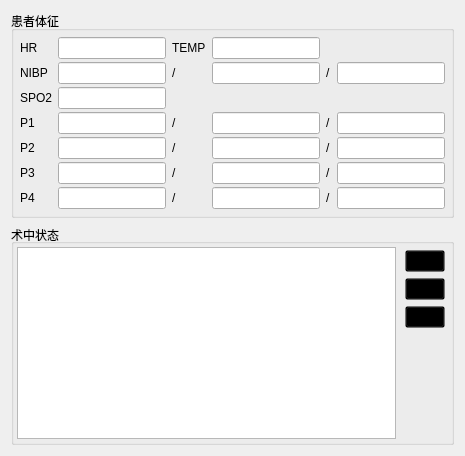
           <widget class="QWidget" name="tab_5">
            <attribute name="title">
             <string>术中状态</string>
            </attribute>
            <layout class="QVBoxLayout" name="verticalLayout_4" stretch="0,0">
             <item>
              <widget class="QGroupBox" name="groupBox_13">
               <property name="title">
                <string>患者体征</string>
               </property>
               <layout class="QGridLayout" name="gridLayout_3">
                <property name="leftMargin">
                 <number>6</number>
                </property>
                <property name="topMargin">
                 <number>6</number>
                </property>
                <property name="rightMargin">
                 <number>6</number>
                </property>
                <property name="bottomMargin">
                 <number>6</number>
                </property>
                <property name="horizontalSpacing">
                 <number>6</number>
                </property>
                <property name="verticalSpacing">
                 <number>3</number>
                </property>
                <item row="2" column="0">
                 <widget class="QLabel" name="label_8">
                  <property name="text">
                   <string>SPO2</string>
                  </property>
                 </widget>
                </item>
                <item row="1" column="5">
                 <widget class="QLabel" name="label_36">
                  <property name="text">
                   <string>/</string>
                  </property>
                 </widget>
                </item>
                <item row="0" column="3">
                 <widget class="QLabel" name="label_25">
                  <property name="text">
                   <string>TEMP</string>
                  </property>
                 </widget>
                </item>
                <item row="6" column="2">
                 <widget class="QLineEdit" name="m_lineP41"/>
                </item>
                <item row="5" column="3">
                 <widget class="QLabel" name="label_27">
                  <property name="text">
                   <string>/</string>
                  </property>
                 </widget>
                </item>
                <item row="5" column="5">
                 <widget class="QLabel" name="label_32">
                  <property name="text">
                   <string>/</string>
                  </property>
                 </widget>
                </item>
                <item row="4" column="2">
                 <widget class="QLineEdit" name="m_lineP21"/>
                </item>
                <item row="5" column="2">
                 <widget class="QLineEdit" name="m_lineP31"/>
                </item>
                <item row="5" column="6">
                 <widget class="QLineEdit" name="m_lineP33"/>
                </item>
                <item row="3" column="5">
                 <widget class="QLabel" name="label_30">
                  <property name="text">
                   <string>/</string>
                  </property>
                 </widget>
                </item>
                <item row="0" column="2">
                 <widget class="QLineEdit" name="m_lineHR"/>
                </item>
                <item row="0" column="0">
                 <widget class="QLabel" name="label_5">
                  <property name="text">
                   <string>HR</string>
                  </property>
                 </widget>
                </item>
                <item row="3" column="6">
                 <widget class="QLineEdit" name="m_lineP13"/>
                </item>
                <item row="5" column="0">
                 <widget class="QLabel" name="label_14">
                  <property name="text">
                   <string>P3</string>
                  </property>
                 </widget>
                </item>
                <item row="6" column="0">
                 <widget class="QLabel" name="label_7">
                  <property name="text">
                   <string>P4</string>
                  </property>
                 </widget>
                </item>
                <item row="5" column="4">
                 <widget class="QLineEdit" name="m_lineP32"/>
                </item>
                <item row="2" column="2">
                 <widget class="QLineEdit" name="m_lineSPO2"/>
                </item>
                <item row="1" column="6">
                 <widget class="QLineEdit" name="m_lineNIBP3"/>
                </item>
                <item row="4" column="0">
                 <widget class="QLabel" name="label_24">
                  <property name="text">
                   <string>P2</string>
                  </property>
                 </widget>
                </item>
                <item row="6" column="6">
                 <widget class="QLineEdit" name="m_lineP43"/>
                </item>
                <item row="1" column="0">
                 <widget class="QLabel" name="label_9">
                  <property name="text">
                   <string>NIBP</string>
                  </property>
                 </widget>
                </item>
                <item row="4" column="4">
                 <widget class="QLineEdit" name="m_lineP22"/>
                </item>
                <item row="4" column="6">
                 <widget class="QLineEdit" name="m_lineP23"/>
                </item>
                <item row="3" column="0">
                 <widget class="QLabel" name="label_15">
                  <property name="text">
                   <string>P1</string>
                  </property>
                 </widget>
                </item>
                <item row="4" column="3">
                 <widget class="QLabel" name="label_28">
                  <property name="text">
                   <string>/</string>
                  </property>
                 </widget>
                </item>
                <item row="4" column="5">
                 <widget class="QLabel" name="label_31">
                  <property name="text">
                   <string>/</string>
                  </property>
                 </widget>
                </item>
                <item row="1" column="3">
                 <widget class="QLabel" name="label_35">
                  <property name="text">
                   <string>/</string>
                  </property>
                 </widget>
                </item>
                <item row="6" column="5">
                 <widget class="QLabel" name="label_34">
                  <property name="text">
                   <string>/</string>
                  </property>
                 </widget>
                </item>
                <item row="6" column="3">
                 <widget class="QLabel" name="label_26">
                  <property name="text">
                   <string>/</string>
                  </property>
                 </widget>
                </item>
                <item row="6" column="4">
                 <widget class="QLineEdit" name="m_lineP42"/>
                </item>
                <item row="3" column="4">
                 <widget class="QLineEdit" name="m_lineP12"/>
                </item>
                <item row="3" column="3">
                 <widget class="QLabel" name="label_29">
                  <property name="font">
                   <font>
                    <weight>50</weight>
                    <italic>false</italic>
                    <bold>false</bold>
                   </font>
                  </property>
                  <property name="text">
                   <string>/</string>
                  </property>
                 </widget>
                </item>
                <item row="1" column="4">
                 <widget class="QLineEdit" name="m_lineNIBP2"/>
                </item>
                <item row="1" column="2">
                 <widget class="QLineEdit" name="m_lineNIBP1"/>
                </item>
                <item row="3" column="2">
                 <widget class="QLineEdit" name="m_lineP11"/>
                </item>
                <item row="0" column="4">
                 <widget class="QLineEdit" name="m_lineTEMP"/>
                </item>
               </layout>
              </widget>
             </item>
             <item>
              <widget class="QGroupBox" name="groupBox_14">
               <property name="title">
                <string>术中状态</string>
               </property>
               <property name="alignment">
                <set>Qt::AlignLeading|Qt::AlignLeft|Qt::AlignVCenter</set>
               </property>
               <property name="flat">
                <bool>false</bool>
               </property>
               <property name="checkable">
                <bool>false</bool>
               </property>
               <layout class="QHBoxLayout" name="horizontalLayout_13">
                <property name="leftMargin">
                 <number>3</number>
                </property>
                <property name="topMargin">
                 <number>3</number>
                </property>
                <property name="rightMargin">
                 <number>3</number>
                </property>
                <property name="bottomMargin">
                 <number>3</number>
                </property>
                <item>
                 <widget class="QListWidget" name="m_lstwSZZT">
                  <property name="sizePolicy">
                   <sizepolicy hsizetype="Expanding" vsizetype="Expanding">
                    <horstretch>0</horstretch>
                    <verstretch>0</verstretch>
                   </sizepolicy>
                  </property>
                 </widget>
                </item>
                <item>
                 <layout class="QVBoxLayout" name="verticalLayout_8">
                  <property name="leftMargin">
                   <number>3</number>
                  </property>
                  <property name="topMargin">
                   <number>3</number>
                  </property>
                  <property name="rightMargin">
                   <number>3</number>
                  </property>
                  <property name="bottomMargin">
                   <number>3</number>
                  </property>
                  <item>
                   <widget class="QPushButton" name="m_btnSZZTZJ">
                    <property name="sizePolicy">
                     <sizepolicy hsizetype="Maximum" vsizetype="Maximum">
                      <horstretch>0</horstretch>
                      <verstretch>0</verstretch>
                     </sizepolicy>
                    </property>
                    <property name="cursor">
                     <cursorShape>PointingHandCursor</cursorShape>
                    </property>
                    <property name="autoFillBackground">
                     <bool>false</bool>
                    </property>
                    <property name="styleSheet">
                     <string notr="true">background-color:transparent;</string>
                    </property>
                    <property name="text">
                     <string/>
                    </property>
                    <property name="icon">
                     <iconset resource="../Image.qrc">
                      <normaloff>:/Image/add.ico</normaloff>:/Image/add.ico</iconset>
                    </property>
                    <property name="iconSize">
                     <size>
                      <width>16</width>
                      <height>16</height>
                     </size>
                    </property>
                   </widget>
                  </item>
                  <item>
                   <widget class="QPushButton" name="m_btnSZZTSC">
                    <property name="sizePolicy">
                     <sizepolicy hsizetype="Maximum" vsizetype="Maximum">
                      <horstretch>0</horstretch>
                      <verstretch>0</verstretch>
                     </sizepolicy>
                    </property>
                    <property name="cursor">
                     <cursorShape>PointingHandCursor</cursorShape>
                    </property>
                    <property name="styleSheet">
                     <string notr="true">background-color:transparent</string>
                    </property>
                    <property name="text">
                     <string/>
                    </property>
                    <property name="icon">
                     <iconset resource="../Image.qrc">
                      <normaloff>:/Image/delete.ico</normaloff>:/Image/delete.ico</iconset>
                    </property>
                   </widget>
                  </item>
                  <item>
                   <widget class="QPushButton" name="m_btnSZZTXG">
                    <property name="sizePolicy">
                     <sizepolicy hsizetype="Maximum" vsizetype="Maximum">
                      <horstretch>0</horstretch>
                      <verstretch>0</verstretch>
                     </sizepolicy>
                    </property>
                    <property name="cursor">
                     <cursorShape>PointingHandCursor</cursorShape>
                    </property>
                    <property name="autoFillBackground">
                     <bool>false</bool>
                    </property>
                    <property name="styleSheet">
                     <string notr="true">background-color:transparent;</string>
                    </property>
                    <property name="text">
                     <string/>
                    </property>
                    <property name="icon">
                     <iconset resource="../Image.qrc">
                      <normaloff>:/Image/modify.ico</normaloff>:/Image/modify.ico</iconset>
                    </property>
                    <property name="iconSize">
                     <size>
                      <width>16</width>
                      <height>16</height>
                     </size>
                    </property>
                    <property name="checkable">
                     <bool>false</bool>
                    </property>
                    <property name="autoRepeatDelay">
                     <number>300</number>
                    </property>
                   </widget>
                  </item>
                  <item>
                   <spacer name="verticalSpacer_4">
                    <property name="orientation">
                     <enum>Qt::Vertical</enum>
                    </property>
                    <property name="sizeHint" stdset="0">
                     <size>
                      <width>20</width>
                      <height>40</height>
                     </size>
                    </property>
                   </spacer>
                  </item>
                 </layout>
                </item>
               </layout>
              </widget>
             </item>
            </layout>
           </widget>
